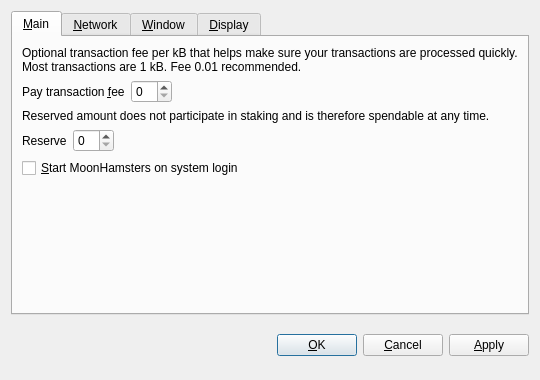
<?xml version="1.0" encoding="UTF-8"?>
<ui version="4.0">
 <class>OptionsDialog</class>
 <widget class="QDialog" name="OptionsDialog">
  <property name="geometry">
   <rect>
    <x>0</x>
    <y>0</y>
    <width>540</width>
    <height>380</height>
   </rect>
  </property>
  <property name="windowTitle">
   <string>Options</string>
  </property>
  <property name="modal">
   <bool>true</bool>
  </property>
  <layout class="QVBoxLayout" name="verticalLayout">
   <item>
    <widget class="QTabWidget" name="tabWidget">
     <property name="tabPosition">
      <enum>QTabWidget::North</enum>
     </property>
     <property name="currentIndex">
      <number>0</number>
     </property>
     <widget class="QWidget" name="tabMain">
      <attribute name="title">
       <string>&amp;Main</string>
      </attribute>
      <layout class="QVBoxLayout" name="verticalLayout_Main">
       <item>
        <widget class="QLabel" name="transactionFeeInfoLabel">
         <property name="text">
          <string>Optional transaction fee per kB that helps make sure your transactions are processed quickly. Most transactions are 1 kB. Fee 0.01 recommended.</string>
         </property>
         <property name="textFormat">
          <enum>Qt::PlainText</enum>
         </property>
         <property name="wordWrap">
          <bool>true</bool>
         </property>
        </widget>
       </item>
       <item>
        <layout class="QHBoxLayout" name="horizontalLayoutFee">
         <item>
          <widget class="QLabel" name="transactionFeeLabel">
           <property name="text">
            <string>Pay transaction &amp;fee</string>
           </property>
           <property name="textFormat">
            <enum>Qt::PlainText</enum>
           </property>
           <property name="buddy">
            <cstring>transactionFee</cstring>
           </property>
          </widget>
         </item>
         <item>
          <widget class="BitcoinAmountField" name="transactionFee"/>
         </item>
         <item>
          <spacer name="horizontalSpacerFee">
           <property name="orientation">
            <enum>Qt::Horizontal</enum>
           </property>
           <property name="sizeHint" stdset="0">
            <size>
             <width>40</width>
             <height>20</height>
            </size>
           </property>
          </spacer>
         </item>
        </layout>
       </item>
       <item>
        <widget class="QLabel" name="reserveBalanceInfoLabel">
         <property name="text">
          <string>Reserved amount does not participate in staking and is therefore spendable at any time.</string>
         </property>
         <property name="textFormat">
          <enum>Qt::PlainText</enum>
         </property>
         <property name="wordWrap">
          <bool>true</bool>
         </property>
        </widget>
       </item>
       <item>
        <layout class="QHBoxLayout" name="horizontalLayoutReserveBalance">
         <item>
          <widget class="QLabel" name="reserveBalanceLabel">
           <property name="text">
            <string>Reserve</string>
           </property>
           <property name="textFormat">
            <enum>Qt::PlainText</enum>
           </property>
           <property name="buddy">
            <cstring>reserveBalance</cstring>
           </property>
          </widget>
         </item>
         <item>
          <widget class="BitcoinAmountField" name="reserveBalance"/>
         </item>
         <item>
          <spacer name="horizontalSpacerReserveBalance">
           <property name="orientation">
            <enum>Qt::Horizontal</enum>
           </property>
           <property name="sizeHint" stdset="0">
            <size>
             <width>40</width>
             <height>20</height>
            </size>
           </property>
          </spacer>
         </item>
        </layout>
       </item>
       <item>
        <widget class="QCheckBox" name="bitcoinAtStartup">
         <property name="toolTip">
          <string>Automatically start MoonHamsters after logging in to the system.</string>
         </property>
         <property name="text">
          <string>&amp;Start MoonHamsters on system login</string>
         </property>
        </widget>
       </item>
       <item>
        <spacer name="verticalSpacer_Main">
         <property name="orientation">
          <enum>Qt::Vertical</enum>
         </property>
         <property name="sizeHint" stdset="0">
          <size>
           <width>20</width>
           <height>40</height>
          </size>
         </property>
        </spacer>
       </item>
      </layout>
     </widget>
     <widget class="QWidget" name="tabNetwork">
      <attribute name="title">
       <string>&amp;Network</string>
      </attribute>
      <layout class="QVBoxLayout" name="verticalLayout_Network">
       <item>
        <widget class="QCheckBox" name="mapPortUpnp">
         <property name="toolTip">
          <string>Automatically open the MoonHamsters client port on the router. This only works when your router supports UPnP and it is enabled.</string>
         </property>
         <property name="text">
          <string>Map port using &amp;UPnP</string>
         </property>
        </widget>
       </item>
       <item>
        <widget class="QCheckBox" name="connectSocks">
         <property name="toolTip">
          <string>Connect to the MoonHamsters network through a SOCKS proxy (e.g. when connecting through Tor).</string>
         </property>
         <property name="text">
          <string>&amp;Connect through SOCKS proxy:</string>
         </property>
        </widget>
       </item>
       <item>
        <layout class="QHBoxLayout" name="horizontalLayout_Network">
         <item>
          <widget class="QLabel" name="proxyIpLabel">
           <property name="text">
            <string>Proxy &amp;IP:</string>
           </property>
           <property name="textFormat">
            <enum>Qt::PlainText</enum>
           </property>
           <property name="buddy">
            <cstring>proxyIp</cstring>
           </property>
          </widget>
         </item>
         <item>
          <widget class="QValidatedLineEdit" name="proxyIp">
           <property name="maximumSize">
            <size>
             <width>140</width>
             <height>16777215</height>
            </size>
           </property>
           <property name="toolTip">
            <string>IP address of the proxy (e.g. 127.0.0.1)</string>
           </property>
          </widget>
         </item>
         <item>
          <widget class="QLabel" name="proxyPortLabel">
           <property name="text">
            <string>&amp;Port:</string>
           </property>
           <property name="textFormat">
            <enum>Qt::PlainText</enum>
           </property>
           <property name="buddy">
            <cstring>proxyPort</cstring>
           </property>
          </widget>
         </item>
         <item>
          <widget class="QLineEdit" name="proxyPort">
           <property name="maximumSize">
            <size>
             <width>55</width>
             <height>16777215</height>
            </size>
           </property>
           <property name="toolTip">
            <string>Port of the proxy (e.g. 9050)</string>
           </property>
          </widget>
         </item>
         <item>
          <widget class="QLabel" name="socksVersionLabel">
           <property name="text">
            <string>SOCKS &amp;Version:</string>
           </property>
           <property name="textFormat">
            <enum>Qt::PlainText</enum>
           </property>
           <property name="buddy">
            <cstring>socksVersion</cstring>
           </property>
          </widget>
         </item>
         <item>
          <widget class="QValueComboBox" name="socksVersion">
           <property name="toolTip">
            <string>SOCKS version of the proxy (e.g. 5)</string>
           </property>
          </widget>
         </item>
         <item>
          <spacer name="horizontalSpacer_Network">
           <property name="orientation">
            <enum>Qt::Horizontal</enum>
           </property>
           <property name="sizeHint" stdset="0">
            <size>
             <width>40</width>
             <height>20</height>
            </size>
           </property>
          </spacer>
         </item>
        </layout>
       </item>
       <item>
        <spacer name="verticalSpacer_Network">
         <property name="orientation">
          <enum>Qt::Vertical</enum>
         </property>
         <property name="sizeHint" stdset="0">
          <size>
           <width>20</width>
           <height>40</height>
          </size>
         </property>
        </spacer>
       </item>
      </layout>
     </widget>
     <widget class="QWidget" name="tabWindow">
      <attribute name="title">
       <string>&amp;Window</string>
      </attribute>
      <layout class="QVBoxLayout" name="verticalLayout_Window">
       <item>
        <widget class="QCheckBox" name="minimizeToTray">
         <property name="toolTip">
          <string>Show only a tray icon after minimizing the window.</string>
         </property>
         <property name="text">
          <string>&amp;Minimize to the tray instead of the taskbar</string>
         </property>
        </widget>
       </item>
       <item>
        <widget class="QCheckBox" name="minimizeOnClose">
         <property name="toolTip">
          <string>Minimize instead of exit the application when the window is closed. When this option is enabled, the application will be closed only after selecting Quit in the menu.</string>
         </property>
         <property name="text">
          <string>M&amp;inimize on close</string>
         </property>
        </widget>
       </item>
       <item>
        <spacer name="verticalSpacer_Window">
         <property name="orientation">
          <enum>Qt::Vertical</enum>
         </property>
         <property name="sizeHint" stdset="0">
          <size>
           <width>20</width>
           <height>40</height>
          </size>
         </property>
        </spacer>
       </item>
      </layout>
     </widget>
     <widget class="QWidget" name="tabDisplay">
      <attribute name="title">
       <string>&amp;Display</string>
      </attribute>
      <layout class="QVBoxLayout" name="verticalLayout_Display">
       <item>
        <layout class="QHBoxLayout" name="horizontalLayout_1_Display">
         <item>
          <widget class="QLabel" name="langLabel">
           <property name="text">
            <string>User Interface &amp;language:</string>
           </property>
           <property name="textFormat">
            <enum>Qt::PlainText</enum>
           </property>
           <property name="buddy">
            <cstring>lang</cstring>
           </property>
          </widget>
         </item>
         <item>
          <widget class="QValueComboBox" name="lang">
           <property name="toolTip">
            <string>The user interface language can be set here. This setting will take effect after restarting MoonHamsters.</string>
           </property>
          </widget>
         </item>
        </layout>
       </item>
       <item>
        <layout class="QHBoxLayout" name="horizontalLayout_2_Display">
         <item>
          <widget class="QLabel" name="unitLabel">
           <property name="text">
            <string>&amp;Unit to show amounts in:</string>
           </property>
           <property name="textFormat">
            <enum>Qt::PlainText</enum>
           </property>
           <property name="buddy">
            <cstring>unit</cstring>
           </property>
          </widget>
         </item>
         <item>
          <widget class="QValueComboBox" name="unit">
           <property name="toolTip">
            <string>Choose the default subdivision unit to show in the interface and when sending coins.</string>
           </property>
          </widget>
         </item>
        </layout>
       </item>
       <item>
        <widget class="QCheckBox" name="displayAddresses">
         <property name="toolTip">
          <string>Whether to show MoonHamsters addresses in the transaction list or not.</string>
         </property>
         <property name="text">
          <string>&amp;Display addresses in transaction list</string>
         </property>
        </widget>
       </item>
       <item>
        <widget class="QCheckBox" name="coinControlFeatures">
         <property name="toolTip">
          <string>Whether to show coin control features or not.</string>
         </property>
         <property name="text">
          <string>Display coin &amp;control features (experts only!)</string>
         </property>
        </widget>
       </item>
       <item>
        <spacer name="verticalSpacer_Display">
         <property name="orientation">
          <enum>Qt::Vertical</enum>
         </property>
         <property name="sizeHint" stdset="0">
          <size>
           <width>20</width>
           <height>40</height>
          </size>
         </property>
        </spacer>
       </item>
      </layout>
     </widget>
    </widget>
   </item>
   <item>
    <layout class="QHBoxLayout" name="horizontalLayout_Buttons">
     <item>
      <spacer name="horizontalSpacer_1">
       <property name="orientation">
        <enum>Qt::Horizontal</enum>
       </property>
       <property name="sizeHint" stdset="0">
        <size>
         <width>40</width>
         <height>48</height>
        </size>
       </property>
      </spacer>
     </item>
     <item>
      <widget class="QLabel" name="statusLabel">
       <property name="font">
        <font>
         <weight>75</weight>
         <bold>true</bold>
        </font>
       </property>
       <property name="text">
        <string/>
       </property>
       <property name="textFormat">
        <enum>Qt::PlainText</enum>
       </property>
       <property name="wordWrap">
        <bool>true</bool>
       </property>
      </widget>
     </item>
     <item>
      <spacer name="horizontalSpacer_2">
       <property name="orientation">
        <enum>Qt::Horizontal</enum>
       </property>
       <property name="sizeHint" stdset="0">
        <size>
         <width>40</width>
         <height>48</height>
        </size>
       </property>
      </spacer>
     </item>
     <item>
      <widget class="QPushButton" name="okButton">
       <property name="text">
        <string>&amp;OK</string>
       </property>
      </widget>
     </item>
     <item>
      <widget class="QPushButton" name="cancelButton">
       <property name="text">
        <string>&amp;Cancel</string>
       </property>
       <property name="autoDefault">
        <bool>false</bool>
       </property>
      </widget>
     </item>
     <item>
      <widget class="QPushButton" name="applyButton">
       <property name="text">
        <string>&amp;Apply</string>
       </property>
       <property name="autoDefault">
        <bool>false</bool>
       </property>
      </widget>
     </item>
    </layout>
   </item>
  </layout>
 </widget>
 <customwidgets>
  <customwidget>
   <class>BitcoinAmountField</class>
   <extends>QSpinBox</extends>
   <header>bitcoinamountfield.h</header>
  </customwidget>
  <customwidget>
   <class>QValueComboBox</class>
   <extends>QComboBox</extends>
   <header>qvaluecombobox.h</header>
  </customwidget>
  <customwidget>
   <class>QValidatedLineEdit</class>
   <extends>QLineEdit</extends>
   <header>qvalidatedlineedit.h</header>
  </customwidget>
 </customwidgets>
 <resources/>
 <connections/>
</ui>
